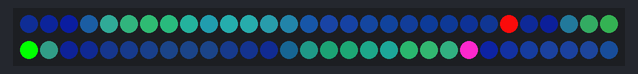
Simulated run of this sketch. Board: Arduino Uno, built with avr-gcc and run on an emulated ATmega328P. Shown: 60 RGB LEDs in strip order, left to right, continuing on the next row. The local clock reads 2024-03-15 10:24:30 at power-on unless the sketch sets it.

Above: at 0.17 s.
At 5.47 s:
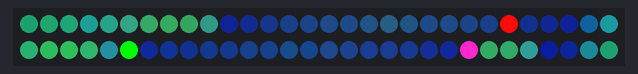
At 11.1 s:
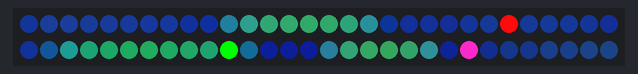
At 22.37 s:
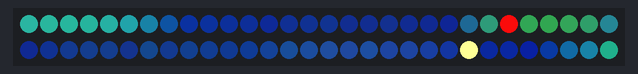
At 22.99 s:
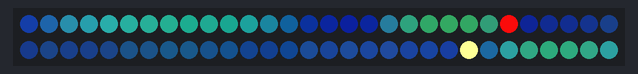
At 32.05 s:
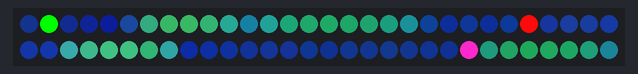

The sketch:

Pixelclock-sensei-ring.ino
```cpp
#include <Wire.h>
#include "RTClib.h"
#include <FastLED.h>
FASTLED_USING_NAMESPACE
RTC_DS3231 rtc;
#define PIN 3
#define DATA_PIN 3
#define NUM_LEDS 60
#define LED_TYPE            WS2812B
#define COLOR_ORDER         GRB
#define MAX_POWER_MILLIAMPS 1000
#define FASTLED_ALLOW_INTERRUPTS 0

DateTime now ;
byte st, mi, se;
CRGB leds[NUM_LEDS];

/////////////////////////////////////////////////////////////////////////////////////////////////////////////

void setup()
{
  Serial.begin(9600);
  FastLED.addLeds<LED_TYPE, DATA_PIN, COLOR_ORDER>(leds, NUM_LEDS)
  .setCorrection( UncorrectedColor );
  rtc.begin();
  //rtc.adjust(DateTime(F(__DATE__), F(__TIME__))); //only use this  if you´re not runnning in a sim
  Wire.begin();

}

/////////////////////////////////////////////////////////////////////////////////////////////////////////////

void loop() {
  pacifica_loop();
  rtc_loop();
  FastLED.show();
}

/////////////////////////////////////////////////////////////////////////////////////////////////////////////

CRGBPalette16 pacifica_palette_1 =
{ 0x000507, 0x000409, 0x00030B, 0x00030D, 0x000210, 0x000212, 0x000114, 0x000117,
  0x000019, 0x00001C, 0x000026, 0x000031, 0x00003B, 0x000046, 0x14554B, 0x28AA50
};
CRGBPalette16 pacifica_palette_2 =
{ 0x000507, 0x000409, 0x00030B, 0x00030D, 0x000210, 0x000212, 0x000114, 0x000117,
  0x000019, 0x00001C, 0x000026, 0x000031, 0x00003B, 0x000046, 0x0C5F52, 0x19BE5F
};
CRGBPalette16 pacifica_palette_3 =
{ 0x000208, 0x00030E, 0x000514, 0x00061A, 0x000820, 0x000927, 0x000B2D, 0x000C33,
  0x000E39, 0x001040, 0x001450, 0x001860, 0x001C70, 0x002080, 0x1040BF, 0x2060FF
};

/////////////////////////////////////////////////////////////////////////////////////////////////////////////

void rtc_loop() {
  DateTime now = rtc.now();
  se = now.second();
  mi = now.minute();
  st = now.hour();
  if (st >= 12)
  {
    st = st - 12;
  }
  st = st * 5;
  st = st + mi / 12;
  leds[se] = CRGB(0, 255, 0); // Green
  leds[mi] = CRGB(240, 11, 11); // Red
  leds[st] = CRGB(247, 39, 199); // Magenta
  if (mi == st) {
    leds[mi = st] = CRGB(255, 0, 150);
  }
  if (st == se) {
    leds[se = st] = CRGB(255, 255, 150);
  }
  if (mi == se) {
    leds[se = mi] = CRGB(255, 255, 0);
  }
}

/////////////////////////////////////////////////////////////////////////////////////////////////////////////

void pacifica_loop()
{
  // Increment the four "color index start" counters, one for each wave layer.
  // Each is incremented at a different speed, and the speeds vary over time.
  static uint16_t sCIStart1, sCIStart2, sCIStart3, sCIStart4;
  static uint32_t sLastms = 0;
  uint32_t ms = GET_MILLIS();
  uint32_t deltams = ms - sLastms;
  sLastms = ms;
  uint16_t speedfactor1 = beatsin16(3, 179, 269);
  uint16_t speedfactor2 = beatsin16(4, 179, 269);
  uint32_t deltams1 = (deltams * speedfactor1) / 256;
  uint32_t deltams2 = (deltams * speedfactor2) / 256;
  uint32_t deltams21 = (deltams1 + deltams2) / 2;
  sCIStart1 += (deltams1 * beatsin88(1011, 10, 13));
  sCIStart2 -= (deltams21 * beatsin88(777, 8, 11));
  sCIStart3 -= (deltams1 * beatsin88(501, 5, 7));
  sCIStart4 -= (deltams2 * beatsin88(257, 4, 6));

  // Clear out the LED array to a dim background blue-green
  fill_solid( leds, NUM_LEDS, CRGB( 2, 6, 10));

  // Render each of four layers, with different scales and speeds, that vary over time
  pacifica_one_layer( pacifica_palette_1, sCIStart1, beatsin16( 3, 11 * 256, 14 * 256), beatsin8( 10, 70, 130), 0 - beat16( 301) );
  pacifica_one_layer( pacifica_palette_2, sCIStart2, beatsin16( 4,  6 * 256,  9 * 256), beatsin8( 17, 40,  80), beat16( 401) );
  pacifica_one_layer( pacifica_palette_3, sCIStart3, 6 * 256, beatsin8( 9, 10, 38), 0 - beat16(503));
  pacifica_one_layer( pacifica_palette_3, sCIStart4, 5 * 256, beatsin8( 8, 10, 28), beat16(601));

  // Add brighter 'whitecaps' where the waves lines up more
  pacifica_add_whitecaps();

  // Deepen the blues and greens a bit
  pacifica_deepen_colors();
}

/////////////////////////////////////////////////////////////////////////////////////////////////////////////

// Add one layer of waves into the led array
void pacifica_one_layer( CRGBPalette16& p, uint16_t cistart, uint16_t wavescale, uint8_t bri, uint16_t ioff)
{
  uint16_t ci = cistart;
  uint16_t waveangle = ioff;
  uint16_t wavescale_half = (wavescale / 2) + 20;
  for ( uint16_t i = 0; i < NUM_LEDS; i++) {
    waveangle += 250;
    uint16_t s16 = sin16( waveangle ) + 32768;
    uint16_t cs = scale16( s16, wavescale_half ) + wavescale_half;
    ci += cs;
    uint16_t sindex16 = sin16( ci) + 32768;
    uint8_t sindex8 = scale16( sindex16, 240);
    CRGB c = ColorFromPalette( p, sindex8, bri, LINEARBLEND);
    leds[i] += c;
  }
}

/////////////////////////////////////////////////////////////////////////////////////////////////////////////

// Add extra 'white' to areas where the four layers of light have lined up brightly
void pacifica_add_whitecaps()
{
  uint8_t basethreshold = beatsin8( 9, 55, 65);
  uint8_t wave = beat8( 7 );

  for ( uint16_t i = 0; i < NUM_LEDS; i++) {
    uint8_t threshold = scale8( sin8( wave), 20) + basethreshold;
    wave += 7;
    uint8_t l = leds[i].getAverageLight();
    if ( l > threshold) {
      uint8_t overage = l - threshold;
      uint8_t overage2 = qadd8( overage, overage);
      leds[i] += CRGB( overage, overage2, qadd8( overage2, overage2));
    }
  }
}

/////////////////////////////////////////////////////////////////////////////////////////////////////////////

// Deepen the blues and greens
void pacifica_deepen_colors()
{
  for ( uint16_t i = 0; i < NUM_LEDS; i++) {
    leds[i].blue = scale8( leds[i].blue,  145);
    leds[i].green = scale8( leds[i].green, 200);
    leds[i] |= CRGB( 2, 5, 7);
  }
}
```
